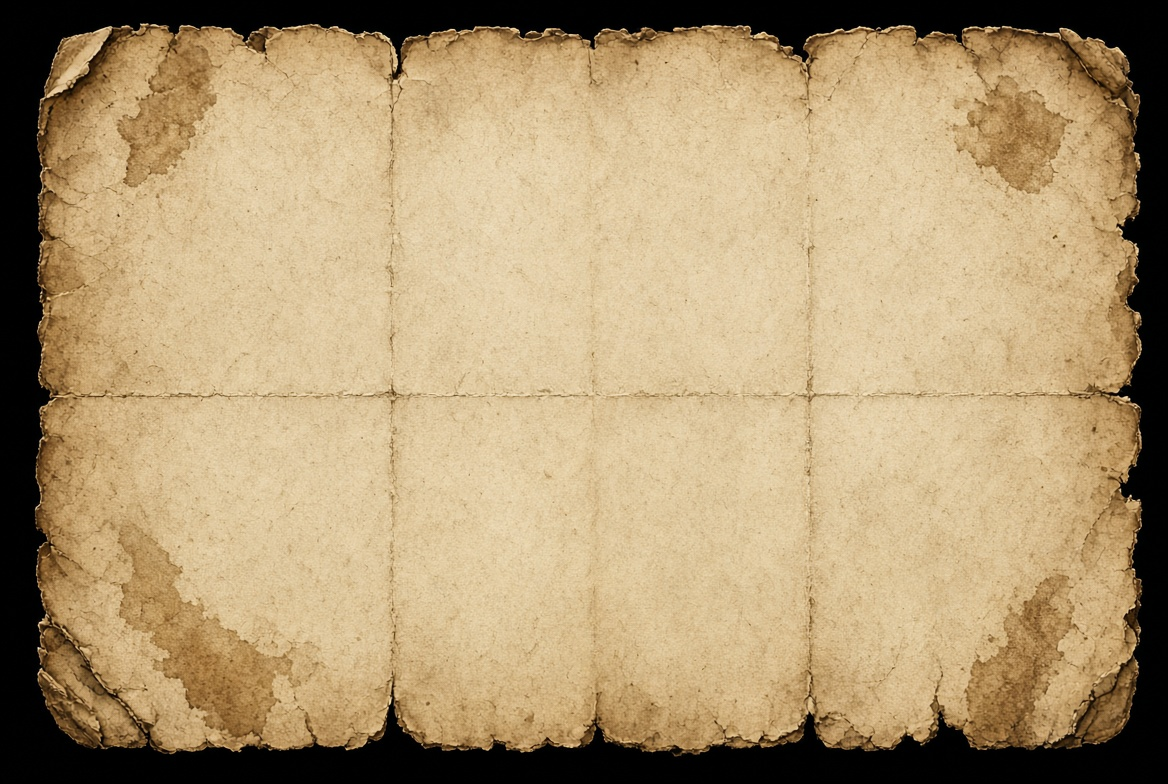
#> input picture art/ArtesEmGeral/mapa_folha.jpg, 1168 x 784 px; its folder holds 5 pictures in this run
$ python preparar_mapa.py
#> lines starting #> are read from the running program, lines starting #| are printed output that depends on the picture
"""Prepara as peças do pergaminho do Mapa Mágico (art/ArtesEmGeral/mapa_*.jpg).

Uso:  python art/tools/preparar_mapa.py
Saída em art/map/parchment/ (destinos de art/specs/cenario/mapa_pergaminho.json):
  - folha: o papel inteiro; o fundo escuro em volta vira transparente;
  - borda, vincos, vinheta: camadas de "multiplicar" entregues sobre branco; viram tinta
    com transparência pela luminosidade (branco = invisível), desenhadas por cima de tudo;
  - cartela, escala, rosa_ventos: peças avulsas com o fundo branco removido.
"""
from PIL import Image, ImageOps
from preparar_assets import tirar_fundo, caber, ROOT, SRC

OUT = ROOT / "art" / "map" / "parchment"


def folha(img: Image.Image) -> Image.Image:
    rgb = img.convert("RGB")
#> rgb is the input picture: PIL image 1168x784 RGB; mean R, G, B 176, 152.8, 114.8
    a = rgb.convert("L").point(lambda v: 0 if v < 28 else (255 if v > 60 else (v - 28) * 8))
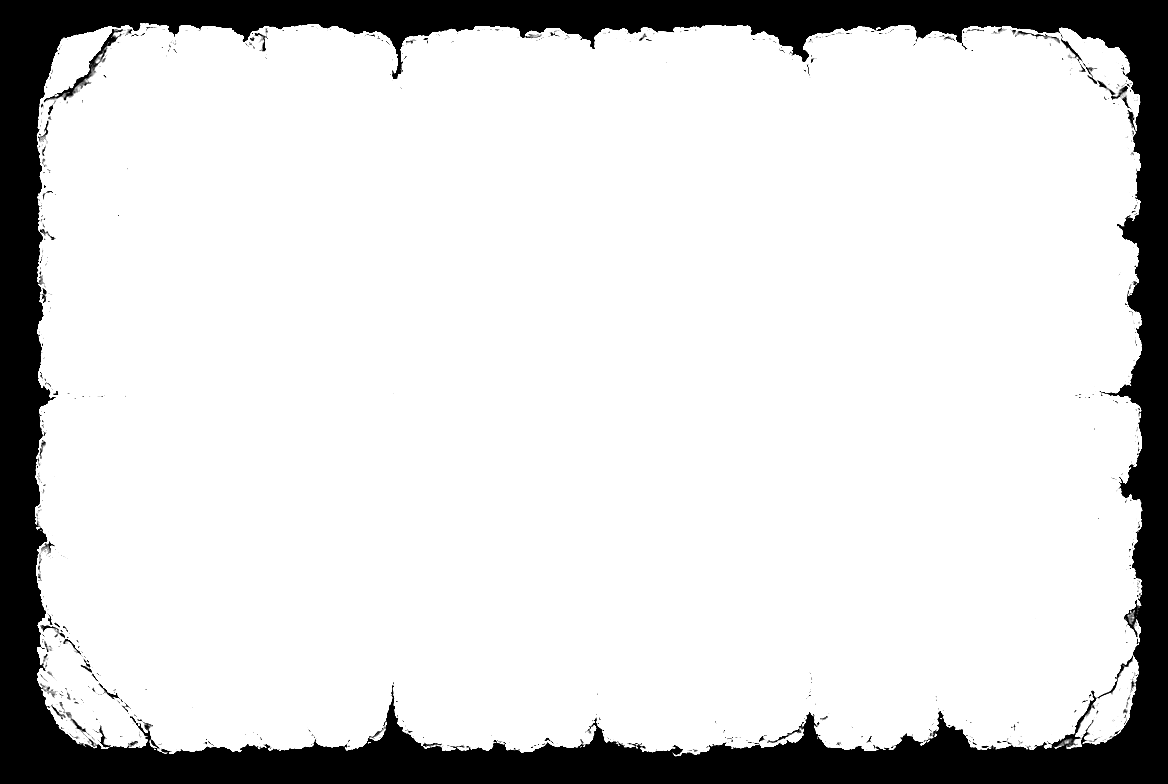
#> a: PIL image 1168x784 L; min 0, max 255, mean 216.1
    out = rgb.convert("RGBA")
    out.putalpha(a)
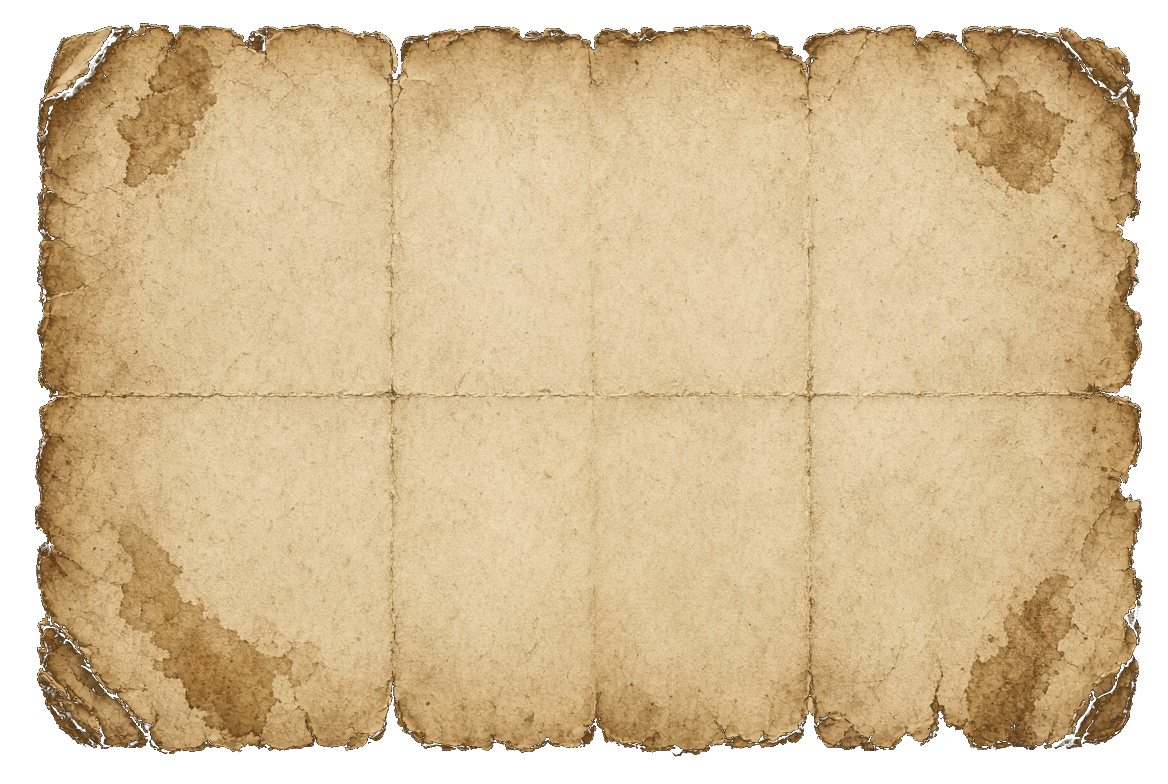
#> out: PIL image 1168x784 RGBA; mean R, G, B, A 176, 152.8, 114.8, 216.1; transparent parts drawn white
    return out.crop(out.getbbox())
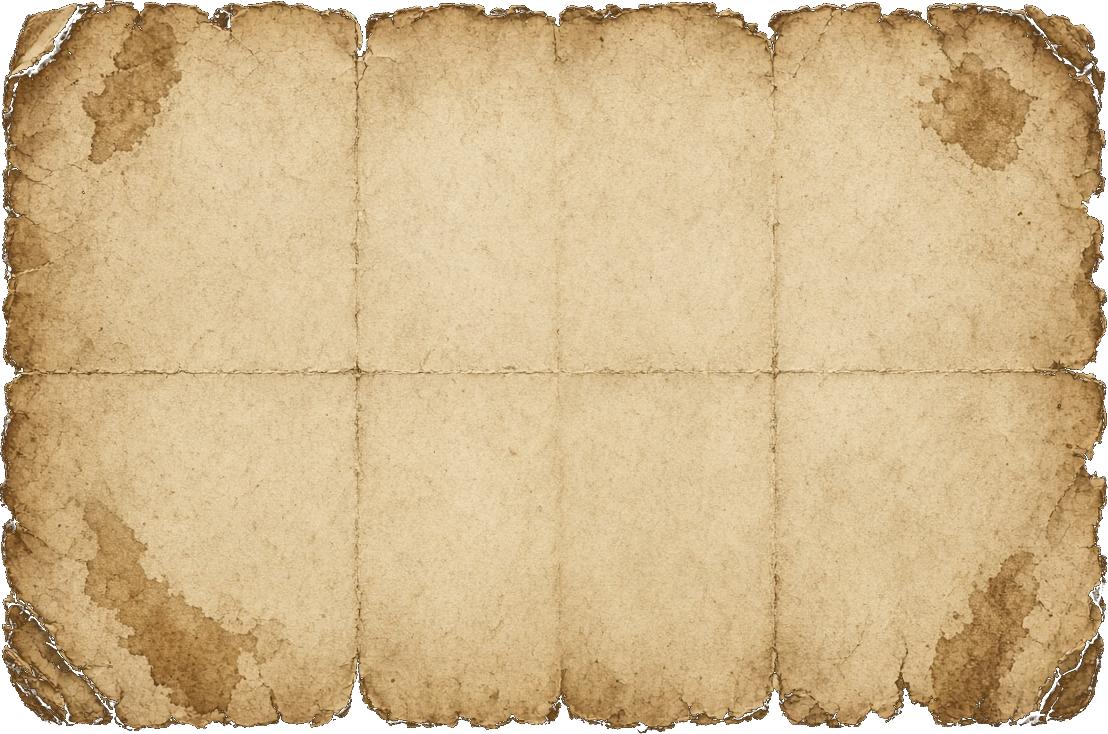
#> returned value: PIL image 1108x734 RGBA; mean R, G, B, A 198.1, 172, 129.2, 243.3; transparent parts drawn white


def multiplicar(img: Image.Image, forca: float = 1.0) -> Image.Image:
    """Camada de multiplicar → RGBA: a cor fica, a transparência vem do quanto escurece o branco."""
    rgb = img.convert("RGB")
    lum = rgb.convert("L")
    alpha = ImageOps.invert(lum).point(lambda v: min(255, int(v * 1.6 * forca)))
    tinta = rgb.point(lambda v: int(v * 0.55))
    tinta.putalpha(alpha)
    return tinta


def main():
    OUT.mkdir(parents=True, exist_ok=True)
    f = folha(Image.open(SRC / "mapa_folha.jpg"))
    f.thumbnail((1600, 1600), Image.LANCZOS)
    f.save(OUT / "folha.png", optimize=True)
    for nome, forca, tam in (("borda", 1.0, (1168, 784)), ("vincos", 0.8, (1168, 784)), ("vinheta", 0.7, (584, 392))):
#> (the run stopped early here; a loop or call above may not have finished)
